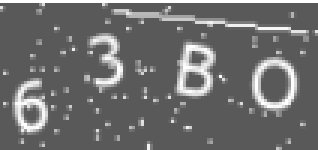
#> input picture mcs4-emu/crates/mcs4-fpga/gowin-license-captcha-actual.png, 106 x 50 px (shown 3 times larger)
$ python -i ocr_preprocess_v0.py   (imports and definitions only)
#> lines starting #> are read from the running program, lines starting #| are printed output that depends on the picture
#> further down, picture is the input picture: shape (50, 106); min 89, max 255, mean 109.9
#!/usr/bin/env python3
from __future__ import annotations

import dataclasses
import re
from collections.abc import Iterable
from pathlib import Path

import cv2
import numpy as np
import pytesseract


# [6 lines left out: function _ensure_tesseract_cmd, not called in this run]


# [1 line not run here, left out]


# [23 lines left out: functions normalize_token, token_is_plausible, add_border, not called in this run]


def clahe(gray: np.ndarray, *, clip_limit: float = 2.0, tile_grid_size: tuple[int, int] = (8, 8)) -> np.ndarray:
    c = cv2.createCLAHE(clipLimit=float(clip_limit), tileGridSize=tile_grid_size)
    return c.apply(gray)


def otsu(gray: np.ndarray) -> np.ndarray:
    return cv2.threshold(gray, 0, 255, cv2.THRESH_BINARY + cv2.THRESH_OTSU)[1]


# [84 lines left out: functions adaptive, resize, resize_cuda, extract_dense_component, head_crop, not called in this run]


def crop_label_text_roi(gray: np.ndarray) -> np.ndarray:
    """
    Further reduce a dense “label bubble” to just its text region.

    Many layout edge labels are black callouts with white glyphs; OCR works best
    when we isolate the glyph region (excluding the callout arrow + border).
    """
    if gray.size == 0:
        return gray

    # Find the “bubble” body by treating dark regions as foreground.
    _, dark = cv2.threshold(gray, 210, 255, cv2.THRESH_BINARY_INV)
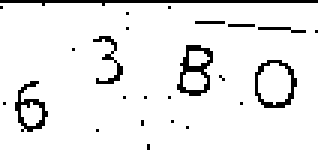
#> dark: shape (50, 106) (shown 3 times larger); 92.2% white; black in thin lines or dots
    k = cv2.getStructuringElement(cv2.MORPH_RECT, (5, 5))
    dark = cv2.morphologyEx(dark, cv2.MORPH_CLOSE, k, iterations=1)
#> dark: shape (50, 106); every value is 255
    contours, _ = cv2.findContours(dark, cv2.RETR_EXTERNAL, cv2.CHAIN_APPROX_SIMPLE)
#> contours = [[[0, 0], [0, 49], [105, 49], [105, 0]]]
    if not contours:
        return gray
    cnt = max(contours, key=cv2.contourArea)
#> cnt = [[0, 0], [0, 49], [105, 49], [105, 0]]
    x, y, w, h = cv2.boundingRect(cnt)
#> x = 0; y = 0; w = 106; h = 50
    if w < 12 or h < 12:
        return gray

    # Inset away from the border/tip to focus on the letter field.
    pad = max(1, int(round(min(w, h) * 0.06)))
#> pad = 3
    x0 = min(gray.shape[1], max(0, x + pad))
#> x0 = 3
    y0 = min(gray.shape[0], max(0, y + pad))
#> y0 = 3
    x1 = min(gray.shape[1], max(x0 + 1, x + w - pad))
#> x1 = 103
    y1 = min(gray.shape[0], max(y0 + 1, y + h - pad))
#> y1 = 47
    bubble = gray[y0:y1, x0:x1]
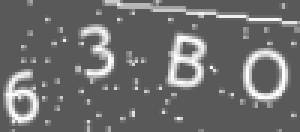
#> bubble: shape (44, 100) (shown 3 times larger); min 89, max 255, mean 109.5

    # White glyphs are high-value pixels inside the (dark) bubble.
    letters = cv2.threshold(bubble, 200, 255, cv2.THRESH_BINARY)[1]
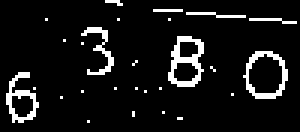
#> letters: shape (44, 100) (shown 3 times larger); 8.3% white in thin lines or dots
    letters = cv2.morphologyEx(letters, cv2.MORPH_OPEN, cv2.getStructuringElement(cv2.MORPH_RECT, (3, 3)), iterations=1)
#> letters: shape (44, 100); every value is 0
    glyph_contours, _ = cv2.findContours(letters, cv2.RETR_EXTERNAL, cv2.CHAIN_APPROX_SIMPLE)
#> glyph_contours = []
    if not glyph_contours:
        return gray

    xs: list[int] = []
    ys: list[int] = []
    # Heuristics: ignore large “arrow”/background shapes touching edges; keep inset glyphs.
    edge_margin = max(1, int(round(min(bubble.shape[0], bubble.shape[1]) * 0.05)))
    max_area = float(bubble.shape[0] * bubble.shape[1]) * 0.18
    for gc in glyph_contours:
        gx, gy, gw, gh = cv2.boundingRect(gc)
        area = float(cv2.contourArea(gc))
        if area < 10:
            continue
        if area > max_area:
            continue
        if gx <= edge_margin or gy <= edge_margin:
            continue
        if (gx + gw) >= (bubble.shape[1] - edge_margin) or (gy + gh) >= (bubble.shape[0] - edge_margin):
            continue
        xs.extend([gx, gx + gw])
        ys.extend([gy, gy + gh])
    if not xs or not ys:
        # Fallback: if we filtered everything out, use the original bubble (still often OK).
        return bubble

    gx0, gx1 = max(0, min(xs)), min(bubble.shape[1], max(xs))
    gy0, gy1 = max(0, min(ys)), min(bubble.shape[0], max(ys))
    # Small padding around glyphs for OCR segmentation.
    gpad = max(1, int(round(min(bubble.shape[0], bubble.shape[1]) * 0.04)))
    gx0 = max(0, gx0 - gpad)
    gy0 = max(0, gy0 - gpad)
    gx1 = min(bubble.shape[1], gx1 + gpad)
    gy1 = min(bubble.shape[0], gy1 + gpad)

    return bubble[gy0:gy1, gx0:gx1]


@dataclasses.dataclass(frozen=True)
class OcrResult:
    token: str
    conf: float
    psm: int
    invert: bool
    scale: int


# [82 lines left out: functions ocr_best_token, preprocess_label_for_ocr, not called in this run]


_PRESETS_V0: dict[str, dict[str, object]] = {
    # Default for small periphery tokens (S/T/R3/…): maximize glyph legibility and suppress wiring noise.
    "edge_label": {"use_clahe": True, "threshold": "adaptive", "border": 10, "morph": "close"},
    # Slightly lighter for dense crops where morphology can over-fill thin strokes.
    "edge_label_light": {"use_clahe": True, "threshold": "adaptive", "border": 10, "morph": None},
    # Tiny digits (pin numbers like 01/02, 14/15) benefit from less aggressive morphology and Otsu.
    "digits_tiny": {"use_clahe": True, "threshold": "otsu", "border": 14, "morph": "close", "morph_kernel": 3},
    # Single-glyph tokens (T/C/S/V/G/L) can be helped by a small dilation when strokes are very thin.
    "glyph_single": {"use_clahe": True, "threshold": "adaptive", "border": 16, "morph": "dilate", "morph_kernel": 3},
    # Outline-style text (e.g. logos, chip IDs) often needs a stronger close to fill the contour.
    "outline_fill": {"use_clahe": True, "threshold": "otsu", "border": 12, "morph": "close", "morph_kernel": 4, "morph_iter": 2},
}


# [23 lines left out: function preprocess_label_preset_v0, not called in this run]

>>> import cv2
>>> picture = cv2.imread('../mcs4-emu/crates/mcs4-fpga/gowin-license-captcha-actual.png', cv2.IMREAD_GRAYSCALE)
>>> result = crop_label_text_roi(picture)
